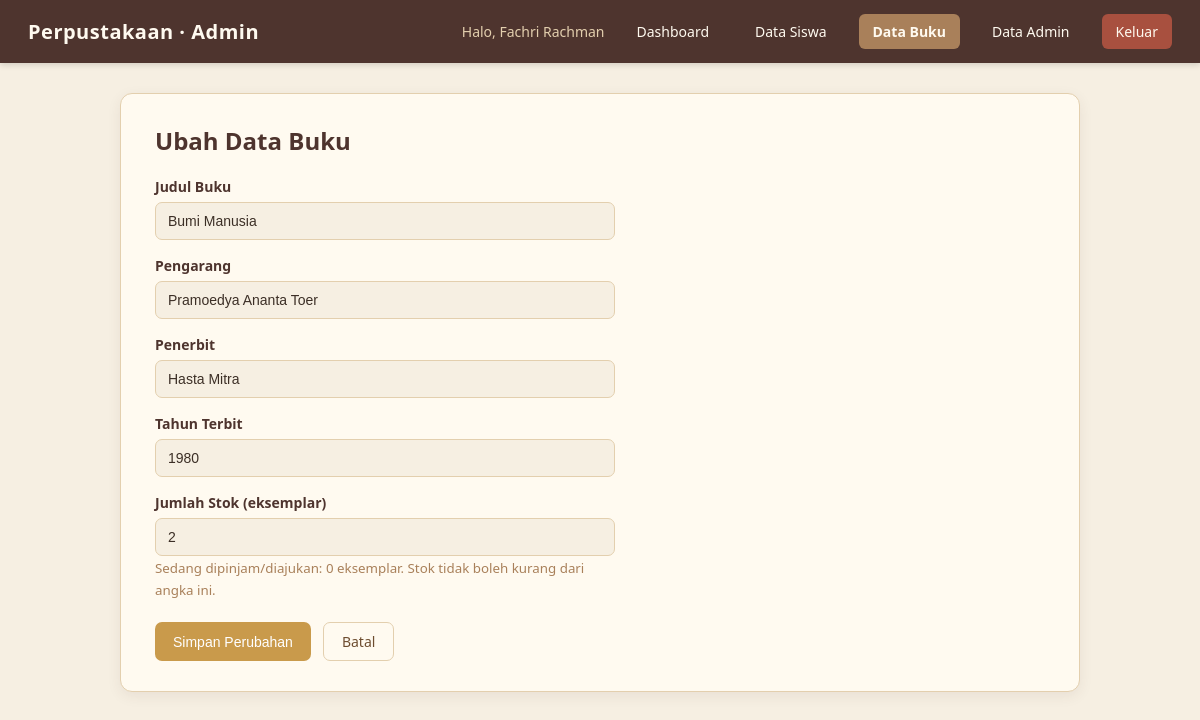
The page /view/edit_buku.php?id=6 (signed in) on the database its author committed.
### tables this page shows
CREATE TABLE `tb_buku` (
  `id_buku` int(11) NOT NULL,
  `judul_buku` varchar(100) NOT NULL,
  `pengarang` varchar(100) NOT NULL,
  `penerbit` varchar(100) NOT NULL,
  `tahun_terbit` year(4) NOT NULL,
  `stok` int(11) NOT NULL DEFAULT 1,
  `status` varchar(20) NOT NULL DEFAULT 'tersedia'
);

### model/koneksi.php (called while the page is built, shortened)
<?php
class koneksi
{
    private $host = "sql305.infinityfree.com";
    private $username = "if0_43202897";
    private $password = "fachri12rpl4";
    private $database = "if0_43202897_perpustakaan";
    public function __construct()
    {
        $this->koneksi = new mysqli(
            $this->host,
            $this->username,
            $this->password,
            $this->database
        );
    }
}

### model/m_buku.php (called while the page is built, shortened)
<?php
include_once __DIR__ . '/koneksi.php';
class m_buku
{
    private $db;
    public function __construct()
    {
        $koneksi  = new koneksi();
        $this->db = $koneksi->koneksi;
    }
    public function ambil_satu($id_buku)
    {
        $sql  = "SELECT b.id_buku, b.judul_buku, b.pengarang, b.penerbit, b.tahun_terbit, b.stok, b.status,
                        (SELECT COUNT(*) FROM tb_peminjaman p
                          WHERE p.id_buku = b.id_buku AND p.status IN (" . self::STATUS_AKTIF . ")) AS dipinjam
                 FROM tb_buku b WHERE b.id_buku = ? LIMIT 1";
        $stmt = $this->db->prepare($sql);
        $stmt->bind_param("i", $id_buku);
        $stmt->execute();
        $hasil = $stmt->get_result();
        return ($hasil && $hasil->num_rows > 0) ? $this->lengkapi($hasil->fetch_object()) : null;
    }
    private function lengkapi($buku)
    {
        $buku->stok     = (int) $buku->stok;
        $buku->dipinjam = (int) $buku->dipinjam;
        $buku->tersedia = max(0, $buku->stok - $buku->dipinjam);
        return $buku;
    }
}

### controller/c_buku.php (called while the page is built, shortened)
<?php
include_once __DIR__ . '/auth.php';
include_once __DIR__ . '/../model/m_buku.php';
try {
    $m_buku = new m_buku();
    if (!empty($_GET['aksi'])) {
        $aksi = $_GET['aksi'];
        if ($aksi === 'tambah') {
            wajib_admin();
            wajib_post();
            wajib_csrf();
            $in    = ambil_input_buku();
            $error = cek_input_buku($in);
            if ($error) {
                pesan($error);
            }
            $ok = $m_buku->tambah_data(
                $in['judul_buku'], $in['pengarang'], $in['penerbit'],
                (int) $in['tahun_terbit'], (int) $in['stok']
            );
            if ($ok) {
                pesan('Data berhasil ditambahkan', '../view/daftar_buku.php');
            }
            pesan('Data gagal ditambahkan');
        }
        elseif ($aksi === 'edit') {
            wajib_admin();
            wajib_post();
            wajib_csrf();
            $id_buku = (int) ($_POST['id_buku'] ?? 0);
            $in      = ambil_input_buku();
            if ($m_buku->ambil_satu($id_buku) === null) {
                pesan('Data tidak ditemukan', '../view/daftar_buku.php');
            }
            $error = cek_input_buku($in);
            if ($error) {
                pesan($error);
            }
            $hasil = $m_buku->update_data(
                $id_buku, $in['judul_buku'], $in['pengarang'], $in['penerbit'],
                (int) $in['tahun_terbit'], (int) $in['stok']
            );
            pesan($hasil['pesan'], $hasil['ok'] ? '../view/daftar_buku.php' : null);
        }
        elseif ($aksi === 'hapus') {
            wajib_admin();
            wajib_post();
            wajib_csrf();
            $id_buku = (int) ($_POST['id_buku'] ?? 0);
            $hasil = $m_buku->hapus_data($id_buku);
            pesan($hasil['pesan'], '../view/daftar_buku.php');
        }
        else {
            pesan('Aksi tidak dikenal', '../view/daftar_buku.php');
        }
    } else {
        if (isset($_GET['id'])) {
            $buku_edit = $m_buku->ambil_satu((int) $_GET['id']);
        } else {
            $cari = (isset($_GET['cari']) && is_string($_GET['cari'])) ? trim($_GET['cari']) : '';
            $daftar_buku = $m_buku->tampil_data($cari);
        }
    }
} catch (Exception $e) {
    error_log($e->getMessage());
    if (!empty($_GET['aksi'])) {
        pesan('Terjadi kesalahan pada server. Pastikan database sudah diimpor.', '../view/daftar_buku.php');
    }
    echo 'Data tidak dapat dimuat. Pastikan database sudah diimpor dan koneksi benar.<br>';
    echo 'Detail: ' . htmlspecialchars($e->getMessage(), ENT_QUOTES, 'UTF-8');
    exit;
}

### controller/auth.php (called while the page is built, shortened)
<?php
function e($teks)
{
    return htmlspecialchars((string) $teks, ENT_QUOTES, 'UTF-8');
}

### view/edit_buku.php (the view, shortened to what this page needs)
<?php
include_once __DIR__ . '/../controller/c_buku.php';
?>
<!DOCTYPE html>
<html lang="id">
<head>
<link rel="stylesheet" href="admin.css">
</head>
<body>
<?php include __DIR__ . '/_nav_admin.php'; ?>
<div class="container">
    <h2>Ubah Data Buku</h2>
    <form class="form-siswa" action="../controller/c_buku.php?aksi=edit" method="POST">
        <div class="form-group">
            <label for="judul_buku">Judul Buku</label>
            <input type="text" id="judul_buku" name="judul_buku" maxlength="150"
                   value="<?= e($buku_edit->judul_buku) ?>" required autofocus>
        </div>
        <div class="form-group">
            <label for="pengarang">Pengarang</label>
            <input type="text" id="pengarang" name="pengarang" maxlength="100"
                   value="<?= e($buku_edit->pengarang) ?>" required>
        </div>
        <div class="form-group">
            <label for="penerbit">Penerbit</label>
            <input type="text" id="penerbit" name="penerbit" maxlength="100"
                   value="<?= e($buku_edit->penerbit) ?>" required>
        </div>
        <div class="form-group">
            <label for="tahun_terbit">Tahun Terbit</label>
            <input type="number" id="tahun_terbit" name="tahun_terbit" min="1900" max="<?= date('Y') + 1 ?>"
                   value="<?= e($buku_edit->tahun_terbit) ?>" required>
        </div>
        <div class="form-group">
            <label for="stok">Jumlah Stok (eksemplar)</label>
            <input type="number" id="stok" name="stok" min="<?= max(1, (int) $buku_edit->dipinjam) ?>" max="999"
                   value="<?= (int) $buku_edit->stok ?>" required>
            <small style="color:var(--coklat-muda);">
                Sedang dipinjam/diajukan: <?= (int) $buku_edit->dipinjam ?> eksemplar. Stok tidak boleh kurang dari angka ini.
            </small>
        </div>
        <div class="form-aksi">
            <button type="submit" class="btn btn-ubah">Simpan Perubahan</button>
            <a class="btn btn-batal" href="daftar_buku.php">Batal</a>
        </div>
    </form>
</div>
</body>
</html>

### view/admin.css (style rules this page uses)
:root { --krem-bg: #f6efe2; --krem-kartu: #fffaf0; --coklat-tua: #4e342e; --coklat: #6d4c2f; --coklat-muda: #a9805a; --tan: #e3cfae; --tan-muda: #f1e4cd; --hijau-lumut: #7c8a5e; --emas-pudar: #c99a4b; --merah-bata: #a8503f; --teks: #3c2f26; }
* { box-sizing: border-box; }
body { margin: 0; font-family: "Segoe UI", Arial, sans-serif; background: var(--krem-bg); color: var(--teks); }
.container { max-width: 960px; margin: 30px auto; background: var(--krem-kartu); border: 1px solid var(--tan); border-radius: 12px; padding: 30px 34px; box-shadow: 0 4px 14px rgba(78, 52, 46, 0.08); }
.container h2 { margin-top: 0; color: var(--coklat-tua); }
.btn { display: inline-block; background: var(--coklat); padding: 9px 18px; border: none; border-radius: 7px; color: #fff; font-size: 14px; text-decoration: none; cursor: pointer; transition: opacity 0.2s ease; }
.btn-ubah { background: var(--emas-pudar); }
.form-siswa { max-width: 460px; margin-top: 20px; }
.form-group { margin-bottom: 16px; }
.form-group label { display: block; margin-bottom: 6px; font-size: 14px; font-weight: 600; color: var(--coklat-tua); }
.form-group input { width: 100%; padding: 10px 12px; border: 1px solid var(--tan); border-radius: 7px; background: var(--krem-bg); color: var(--teks); font-size: 14px; }
.form-aksi { display: flex; gap: 12px; margin-top: 22px; }
.btn-batal { background: transparent; color: var(--coklat); border: 1px solid var(--tan); }

### rows shown on the page
tb_buku: judul_buku "Bumi Manusia", pengarang "Pramoedya Ananta Toer", penerbit "Hasta Mitra", tahun_terbit "1980", stok "2"

### other values the page prints
$nama_admin "Fachri Rachman"
$buku_edit->dipinjam "0"
